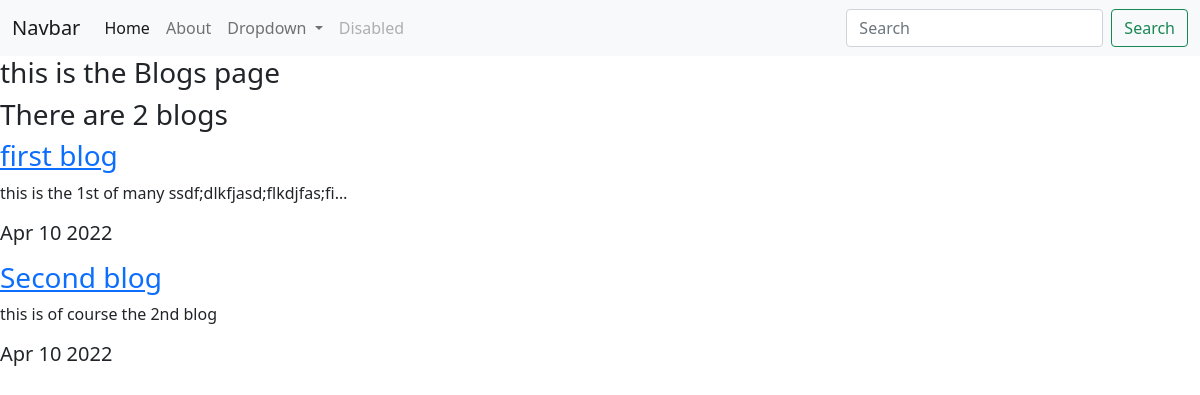
Screenshot of /blog/ with the database file from the repository.
### blog/models.py (models this page shows, shortened)
class Blog(models.Model):
    title = models.CharField(max_length=200)
    description = models.TextField(max_length=250)
    url = models.URLField(blank=True)
    date = models.DateField()

### blog/views.py (the view)
# urls.py: path('', views.all_blogs, name="all_blogs"),
def all_blogs(request):
    blogs = Blog.objects.order_by('-date')[:5]
    return render(request, 'blog/all_blogs.html', {'blogs':blogs})

### blog/templates/blog/all_blogs.html (shortened to what this page needs)
{% extends 'portfolio/base.html' %}
{% block content %}
    <h3>this is the Blogs page</h3>
<h3>There are {{ blogs.count }} blog{{ blogs.count | pluralize }}</h3>
{% for blog in blogs %}
<a href="{% url 'blog:detail' blog.id %}"><h3>{{ blog.title }}</h3></a>
<p>{{ blog.description |striptags| truncatechars:50 }}</p>
<h5><p>{{ blog.date | date:'M d Y' }}</p></h5>
{% endfor %}
{% endblock %}

### rows the page displays
Blog: title "first blog", description "this is the 1st of many ssdf;dlkfjasd;flkdjfas;fi…", date "Apr 10 2022"
Blog: title "Second blog", description "this is of course the 2nd blog", date "Apr 10 2022"

### other values shown
{{ blogs.count }} "2"
{{ blogs.count | pluralize }} "s"
